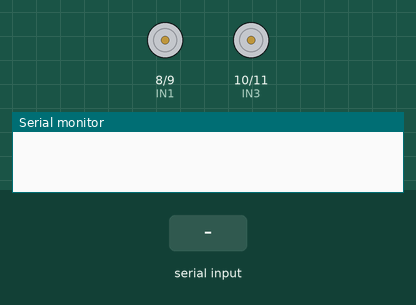
Simulated run of this sketch. Board: Arduino Uno, built with avr-gcc and run on an emulated ATmega328P. Parts: motor-driver pin pairs drawn as motors (green arrow = first pin HIGH = forward, orange = second pin HIGH = backward, longer = more drive), the last lines printed to the serial monitor. Inputs (shaded band) come from the test bench.

Above: at 1.2 s.
1.3 s: "U" received over Serial
At 1.6 s:
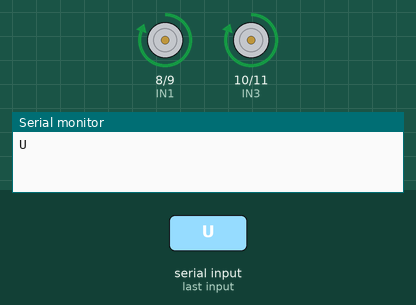
2.8 s: "D" received over Serial
At 3.9 s:
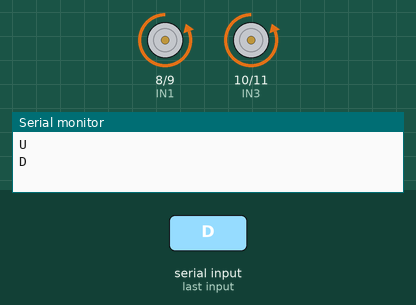
4.3 s: "L" received over Serial
At 5.0 s:
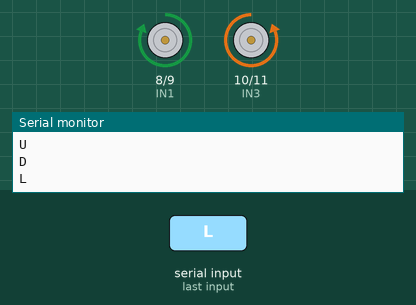
5.8 s: "R" received over Serial
At 6.2 s:
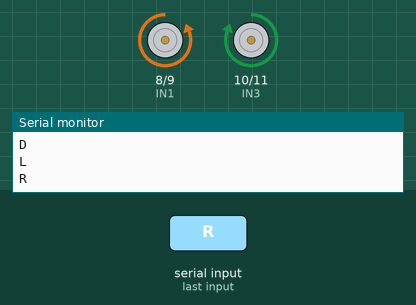
Timing chart, 0 to 8.3 s (numbered marks = the images above; inputs shaded):
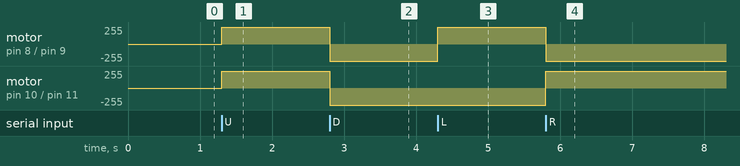

Measured:
- after the input at 1.3 s, motor on pin 8 (IN1) / pin 9 (IN2), motor on pin 10 (IN3) / pin 11 (IN4): stopped → forward 255/255 at once
- after the input at 2.8 s, motor on pin 8 (IN1) / pin 9 (IN2), motor on pin 10 (IN3) / pin 11 (IN4): forward 255/255 → backward 255/255 at once
- after the input at 4.3 s, motor on pin 8 (IN1) / pin 9 (IN2): backward 255/255 → forward 255/255 at once
- after the input at 5.8 s, motor on pin 8 (IN1) / pin 9 (IN2): forward 255/255 → backward 255/255 at once; motor on pin 10 (IN3) / pin 11 (IN4): backward 255/255 → forward 255/255 at once

The sketch:

Bluetooth_control_car.ino
```cpp
#define IN1 8
#define IN2 9
#define IN3 10
#define IN4 11

void setup() {
  Serial.begin(9600);
  pinMode(IN1, OUTPUT);
  pinMode(IN2, OUTPUT);
  pinMode(IN3, OUTPUT);
  pinMode(IN4, OUTPUT);
}

void loop() {
  if (Serial.available() > 0) {
    char value = Serial.read();
    Serial.println(value);

    if (value == 'U') {
      Forward();
    } else if (value == 'D') {
      Backward();
    } else if (value == 'S') {
      Stop();
    }else if(value == 'L'){
      Left();
    }else if(value == 'R'){
      Right();
    }
  }
}

void Forward() {
  digitalWrite(IN1, HIGH);
  digitalWrite(IN2, LOW);
  digitalWrite(IN3, HIGH);
  digitalWrite(IN4, LOW);
}
void Backward() {
  digitalWrite(IN1, LOW);
  digitalWrite(IN2, HIGH);
  digitalWrite(IN3, LOW);
  digitalWrite(IN4, HIGH);
}
void Stop() {
  digitalWrite(IN1, LOW);
  digitalWrite(IN2, LOW);
  digitalWrite(IN3, LOW);
  digitalWrite(IN4, LOW);
}
void Left() {
  digitalWrite(IN1, HIGH);
  digitalWrite(IN2, LOW);
  digitalWrite(IN3, LOW);
  digitalWrite(IN4, HIGH);
}
void Right() {
  digitalWrite(IN1, LOW);
  digitalWrite(IN2, HIGH);
  digitalWrite(IN3, HIGH);
  digitalWrite(IN4, LOW);
}
```
